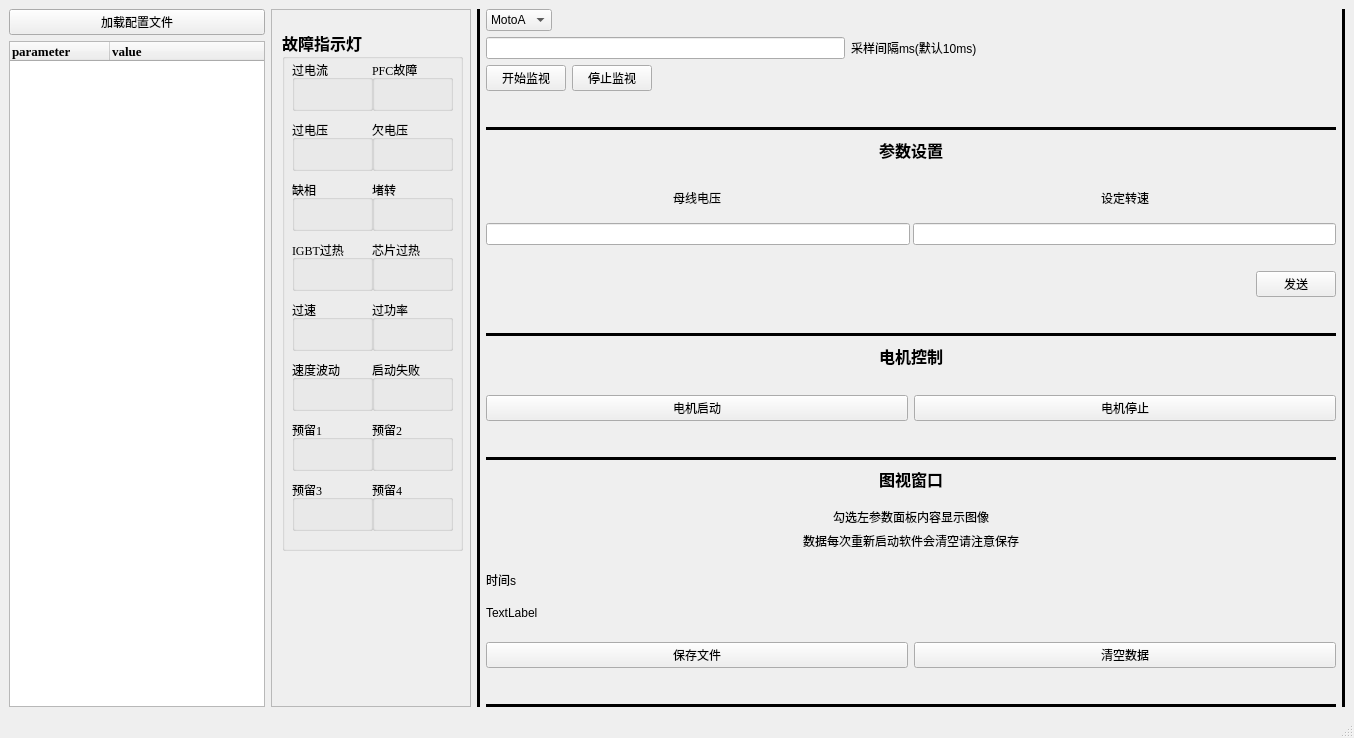
<?xml version="1.0" encoding="UTF-8"?>
<ui version="4.0">
 <class>MainWindow</class>
 <widget class="QMainWindow" name="MainWindow">
  <property name="windowModality">
   <enum>Qt::NonModal</enum>
  </property>
  <property name="geometry">
   <rect>
    <x>0</x>
    <y>0</y>
    <width>1354</width>
    <height>738</height>
   </rect>
  </property>
  <property name="sizePolicy">
   <sizepolicy hsizetype="Fixed" vsizetype="Expanding">
    <horstretch>0</horstretch>
    <verstretch>0</verstretch>
   </sizepolicy>
  </property>
  <property name="windowTitle">
   <string>Monitor</string>
  </property>
  <property name="animated">
   <bool>true</bool>
  </property>
  <property name="documentMode">
   <bool>false</bool>
  </property>
  <widget class="QWidget" name="centralwidget">
   <layout class="QHBoxLayout" name="horizontalLayout">
    <item>
     <layout class="QVBoxLayout" name="LayoutDatashow">
      <item>
       <widget class="QPushButton" name="PB_reloadfile">
        <property name="text">
         <string>加载配置文件</string>
        </property>
       </widget>
      </item>
      <item>
       <widget class="QTreeWidget" name="dataTable">
        <property name="sizePolicy">
         <sizepolicy hsizetype="Fixed" vsizetype="Expanding">
          <horstretch>0</horstretch>
          <verstretch>0</verstretch>
         </sizepolicy>
        </property>
        <property name="tabKeyNavigation">
         <bool>false</bool>
        </property>
        <property name="textElideMode">
         <enum>Qt::ElideLeft</enum>
        </property>
        <column>
         <property name="text">
          <string>parameter</string>
         </property>
         <property name="font">
          <font>
           <family>Times New Roman</family>
           <pointsize>10</pointsize>
           <weight>75</weight>
           <bold>true</bold>
          </font>
         </property>
        </column>
        <column>
         <property name="text">
          <string>value</string>
         </property>
         <property name="font">
          <font>
           <family>Times New Roman</family>
           <pointsize>10</pointsize>
           <weight>75</weight>
           <bold>true</bold>
          </font>
         </property>
        </column>
       </widget>
      </item>
     </layout>
    </item>
    <item>
     <widget class="QScrollArea" name="scrollArea">
      <property name="sizePolicy">
       <sizepolicy hsizetype="Fixed" vsizetype="Expanding">
        <horstretch>0</horstretch>
        <verstretch>0</verstretch>
       </sizepolicy>
      </property>
      <property name="minimumSize">
       <size>
        <width>200</width>
        <height>0</height>
       </size>
      </property>
      <property name="font">
       <font>
        <family>Times New Roman</family>
        <pointsize>9</pointsize>
        <weight>50</weight>
        <bold>false</bold>
       </font>
      </property>
      <property name="widgetResizable">
       <bool>true</bool>
      </property>
      <widget class="QWidget" name="scrollAreaWidgetContents_4">
       <property name="geometry">
        <rect>
         <x>0</x>
         <y>0</y>
         <width>198</width>
         <height>689</height>
        </rect>
       </property>
       <widget class="QGroupBox" name="groupBoxWarning">
        <property name="geometry">
         <rect>
          <x>10</x>
          <y>20</y>
          <width>181</width>
          <height>521</height>
         </rect>
        </property>
        <property name="font">
         <font>
          <family>Adobe Arabic</family>
          <pointsize>12</pointsize>
          <weight>75</weight>
          <bold>true</bold>
         </font>
        </property>
        <property name="title">
         <string>故障指示灯</string>
        </property>
        <property name="flat">
         <bool>false</bool>
        </property>
        <property name="checkable">
         <bool>false</bool>
        </property>
        <widget class="QGroupBox" name="groupBoxCurrentFan1">
         <property name="geometry">
          <rect>
           <x>10</x>
           <y>30</y>
           <width>81</width>
           <height>51</height>
          </rect>
         </property>
         <property name="font">
          <font>
           <family>Times New Roman</family>
           <pointsize>9</pointsize>
           <weight>50</weight>
           <bold>false</bold>
          </font>
         </property>
         <property name="title">
          <string>过电流</string>
         </property>
         <widget class="QLabel" name="labelStatusFan1">
          <property name="geometry">
           <rect>
            <x>10</x>
            <y>20</y>
            <width>21</width>
            <height>21</height>
           </rect>
          </property>
          <property name="font">
           <font>
            <pointsize>10</pointsize>
            <weight>50</weight>
            <bold>false</bold>
           </font>
          </property>
          <property name="frameShape">
           <enum>QFrame::NoFrame</enum>
          </property>
          <property name="text">
           <string/>
          </property>
          <property name="pixmap">
           <pixmap resource="recourses.qrc">:/icons/icons/green-led-on.png</pixmap>
          </property>
          <property name="scaledContents">
           <bool>true</bool>
          </property>
         </widget>
        </widget>
        <widget class="QGroupBox" name="groupBoxCurrentFan2">
         <property name="geometry">
          <rect>
           <x>10</x>
           <y>90</y>
           <width>81</width>
           <height>51</height>
          </rect>
         </property>
         <property name="font">
          <font>
           <family>Times New Roman</family>
           <pointsize>9</pointsize>
           <weight>50</weight>
           <bold>false</bold>
          </font>
         </property>
         <property name="title">
          <string>过电压</string>
         </property>
         <widget class="QLabel" name="labelStatusFan2">
          <property name="geometry">
           <rect>
            <x>10</x>
            <y>20</y>
            <width>21</width>
            <height>21</height>
           </rect>
          </property>
          <property name="font">
           <font>
            <pointsize>10</pointsize>
            <weight>50</weight>
            <bold>false</bold>
           </font>
          </property>
          <property name="frameShape">
           <enum>QFrame::NoFrame</enum>
          </property>
          <property name="text">
           <string/>
          </property>
          <property name="pixmap">
           <pixmap resource="recourses.qrc">:/icons/icons/green-led-on.png</pixmap>
          </property>
          <property name="scaledContents">
           <bool>true</bool>
          </property>
         </widget>
        </widget>
        <widget class="QGroupBox" name="groupBoxCurrentFan3">
         <property name="geometry">
          <rect>
           <x>10</x>
           <y>150</y>
           <width>81</width>
           <height>51</height>
          </rect>
         </property>
         <property name="font">
          <font>
           <family>Times New Roman</family>
           <pointsize>9</pointsize>
           <weight>50</weight>
           <bold>false</bold>
          </font>
         </property>
         <property name="title">
          <string>缺相</string>
         </property>
         <widget class="QLabel" name="labelStatusFan3">
          <property name="geometry">
           <rect>
            <x>10</x>
            <y>20</y>
            <width>21</width>
            <height>21</height>
           </rect>
          </property>
          <property name="font">
           <font>
            <pointsize>10</pointsize>
            <weight>50</weight>
            <bold>false</bold>
           </font>
          </property>
          <property name="frameShape">
           <enum>QFrame::NoFrame</enum>
          </property>
          <property name="text">
           <string/>
          </property>
          <property name="pixmap">
           <pixmap resource="recourses.qrc">:/icons/icons/green-led-on.png</pixmap>
          </property>
          <property name="scaledContents">
           <bool>true</bool>
          </property>
         </widget>
        </widget>
        <widget class="QGroupBox" name="groupBoxCurrentFan4">
         <property name="geometry">
          <rect>
           <x>10</x>
           <y>210</y>
           <width>81</width>
           <height>51</height>
          </rect>
         </property>
         <property name="font">
          <font>
           <family>Times New Roman</family>
           <pointsize>9</pointsize>
           <weight>50</weight>
           <bold>false</bold>
          </font>
         </property>
         <property name="title">
          <string>IGBT过热</string>
         </property>
         <widget class="QLabel" name="labelStatusFan4">
          <property name="geometry">
           <rect>
            <x>10</x>
            <y>20</y>
            <width>21</width>
            <height>21</height>
           </rect>
          </property>
          <property name="font">
           <font>
            <pointsize>10</pointsize>
            <weight>50</weight>
            <bold>false</bold>
           </font>
          </property>
          <property name="frameShape">
           <enum>QFrame::NoFrame</enum>
          </property>
          <property name="text">
           <string/>
          </property>
          <property name="pixmap">
           <pixmap resource="recourses.qrc">:/icons/icons/green-led-on.png</pixmap>
          </property>
          <property name="scaledContents">
           <bool>true</bool>
          </property>
         </widget>
        </widget>
        <widget class="QGroupBox" name="groupBoxCurrentFan5">
         <property name="geometry">
          <rect>
           <x>10</x>
           <y>270</y>
           <width>81</width>
           <height>51</height>
          </rect>
         </property>
         <property name="font">
          <font>
           <family>Times New Roman</family>
           <pointsize>9</pointsize>
           <weight>50</weight>
           <bold>false</bold>
          </font>
         </property>
         <property name="title">
          <string>过速</string>
         </property>
         <widget class="QLabel" name="labelStatusFan5">
          <property name="geometry">
           <rect>
            <x>10</x>
            <y>20</y>
            <width>21</width>
            <height>21</height>
           </rect>
          </property>
          <property name="font">
           <font>
            <pointsize>10</pointsize>
            <weight>50</weight>
            <bold>false</bold>
           </font>
          </property>
          <property name="frameShape">
           <enum>QFrame::NoFrame</enum>
          </property>
          <property name="text">
           <string/>
          </property>
          <property name="pixmap">
           <pixmap resource="recourses.qrc">:/icons/icons/green-led-on.png</pixmap>
          </property>
          <property name="scaledContents">
           <bool>true</bool>
          </property>
         </widget>
        </widget>
        <widget class="QGroupBox" name="groupBoxCurrentFan6">
         <property name="geometry">
          <rect>
           <x>10</x>
           <y>330</y>
           <width>81</width>
           <height>51</height>
          </rect>
         </property>
         <property name="font">
          <font>
           <family>Times New Roman</family>
           <pointsize>9</pointsize>
           <weight>50</weight>
           <bold>false</bold>
          </font>
         </property>
         <property name="title">
          <string>速度波动</string>
         </property>
         <widget class="QLabel" name="labelStatusFan6">
          <property name="geometry">
           <rect>
            <x>10</x>
            <y>20</y>
            <width>21</width>
            <height>21</height>
           </rect>
          </property>
          <property name="font">
           <font>
            <pointsize>10</pointsize>
            <weight>50</weight>
            <bold>false</bold>
           </font>
          </property>
          <property name="frameShape">
           <enum>QFrame::NoFrame</enum>
          </property>
          <property name="text">
           <string/>
          </property>
          <property name="pixmap">
           <pixmap resource="recourses.qrc">:/icons/icons/green-led-on.png</pixmap>
          </property>
          <property name="scaledContents">
           <bool>true</bool>
          </property>
         </widget>
        </widget>
        <widget class="QGroupBox" name="groupBoxCurrentFan9">
         <property name="geometry">
          <rect>
           <x>90</x>
           <y>150</y>
           <width>81</width>
           <height>51</height>
          </rect>
         </property>
         <property name="font">
          <font>
           <family>Times New Roman</family>
           <pointsize>9</pointsize>
           <weight>50</weight>
           <bold>false</bold>
          </font>
         </property>
         <property name="title">
          <string>堵转</string>
         </property>
         <widget class="QLabel" name="labelStatusFan9">
          <property name="geometry">
           <rect>
            <x>10</x>
            <y>20</y>
            <width>21</width>
            <height>21</height>
           </rect>
          </property>
          <property name="font">
           <font>
            <pointsize>10</pointsize>
            <weight>50</weight>
            <bold>false</bold>
           </font>
          </property>
          <property name="frameShape">
           <enum>QFrame::NoFrame</enum>
          </property>
          <property name="text">
           <string/>
          </property>
          <property name="pixmap">
           <pixmap resource="recourses.qrc">:/icons/icons/green-led-on.png</pixmap>
          </property>
          <property name="scaledContents">
           <bool>true</bool>
          </property>
         </widget>
        </widget>
        <widget class="QGroupBox" name="groupBoxCurrentFan8">
         <property name="geometry">
          <rect>
           <x>90</x>
           <y>90</y>
           <width>81</width>
           <height>51</height>
          </rect>
         </property>
         <property name="font">
          <font>
           <family>Times New Roman</family>
           <pointsize>9</pointsize>
           <weight>50</weight>
           <bold>false</bold>
          </font>
         </property>
         <property name="title">
          <string>欠电压</string>
         </property>
         <widget class="QLabel" name="labelStatusFan8">
          <property name="geometry">
           <rect>
            <x>10</x>
            <y>20</y>
            <width>21</width>
            <height>21</height>
           </rect>
          </property>
          <property name="font">
           <font>
            <pointsize>10</pointsize>
            <weight>50</weight>
            <bold>false</bold>
           </font>
          </property>
          <property name="frameShape">
           <enum>QFrame::NoFrame</enum>
          </property>
          <property name="text">
           <string/>
          </property>
          <property name="pixmap">
           <pixmap resource="recourses.qrc">:/icons/icons/green-led-on.png</pixmap>
          </property>
          <property name="scaledContents">
           <bool>true</bool>
          </property>
         </widget>
        </widget>
        <widget class="QGroupBox" name="groupBoxCurrentFan11">
         <property name="geometry">
          <rect>
           <x>90</x>
           <y>270</y>
           <width>81</width>
           <height>51</height>
          </rect>
         </property>
         <property name="font">
          <font>
           <family>Times New Roman</family>
           <pointsize>9</pointsize>
           <weight>50</weight>
           <bold>false</bold>
          </font>
         </property>
         <property name="title">
          <string>过功率</string>
         </property>
         <widget class="QLabel" name="labelStatusFan11">
          <property name="geometry">
           <rect>
            <x>10</x>
            <y>20</y>
            <width>21</width>
            <height>21</height>
           </rect>
          </property>
          <property name="font">
           <font>
            <pointsize>10</pointsize>
            <weight>50</weight>
            <bold>false</bold>
           </font>
          </property>
          <property name="frameShape">
           <enum>QFrame::NoFrame</enum>
          </property>
          <property name="text">
           <string/>
          </property>
          <property name="pixmap">
           <pixmap resource="recourses.qrc">:/icons/icons/green-led-on.png</pixmap>
          </property>
          <property name="scaledContents">
           <bool>true</bool>
          </property>
         </widget>
        </widget>
        <widget class="QGroupBox" name="groupBoxCurrentFan7">
         <property name="geometry">
          <rect>
           <x>90</x>
           <y>30</y>
           <width>81</width>
           <height>51</height>
          </rect>
         </property>
         <property name="font">
          <font>
           <family>Times New Roman</family>
           <pointsize>9</pointsize>
           <weight>50</weight>
           <bold>false</bold>
          </font>
         </property>
         <property name="title">
          <string>PFC故障</string>
         </property>
         <widget class="QLabel" name="labelStatusFan7">
          <property name="geometry">
           <rect>
            <x>10</x>
            <y>20</y>
            <width>21</width>
            <height>21</height>
           </rect>
          </property>
          <property name="font">
           <font>
            <pointsize>10</pointsize>
            <weight>50</weight>
            <bold>false</bold>
           </font>
          </property>
          <property name="frameShape">
           <enum>QFrame::NoFrame</enum>
          </property>
          <property name="text">
           <string/>
          </property>
          <property name="pixmap">
           <pixmap resource="recourses.qrc">:/icons/icons/green-led-on.png</pixmap>
          </property>
          <property name="scaledContents">
           <bool>true</bool>
          </property>
         </widget>
        </widget>
        <widget class="QGroupBox" name="groupBoxCurrentFan12">
         <property name="geometry">
          <rect>
           <x>90</x>
           <y>330</y>
           <width>81</width>
           <height>51</height>
          </rect>
         </property>
         <property name="font">
          <font>
           <family>Times New Roman</family>
           <pointsize>9</pointsize>
           <weight>50</weight>
           <bold>false</bold>
          </font>
         </property>
         <property name="title">
          <string>启动失败</string>
         </property>
         <widget class="QLabel" name="labelStatusFan12">
          <property name="geometry">
           <rect>
            <x>10</x>
            <y>20</y>
            <width>21</width>
            <height>21</height>
           </rect>
          </property>
          <property name="font">
           <font>
            <pointsize>10</pointsize>
            <weight>50</weight>
            <bold>false</bold>
           </font>
          </property>
          <property name="frameShape">
           <enum>QFrame::NoFrame</enum>
          </property>
          <property name="text">
           <string/>
          </property>
          <property name="pixmap">
           <pixmap resource="recourses.qrc">:/icons/icons/green-led-on.png</pixmap>
          </property>
          <property name="scaledContents">
           <bool>true</bool>
          </property>
         </widget>
        </widget>
        <widget class="QGroupBox" name="groupBoxCurrentFan10">
         <property name="geometry">
          <rect>
           <x>90</x>
           <y>210</y>
           <width>81</width>
           <height>51</height>
          </rect>
         </property>
         <property name="font">
          <font>
           <family>Times New Roman</family>
           <pointsize>9</pointsize>
           <weight>50</weight>
           <bold>false</bold>
          </font>
         </property>
         <property name="title">
          <string>芯片过热</string>
         </property>
         <widget class="QLabel" name="labelStatusFan10">
          <property name="geometry">
           <rect>
            <x>10</x>
            <y>20</y>
            <width>21</width>
            <height>21</height>
           </rect>
          </property>
          <property name="font">
           <font>
            <pointsize>10</pointsize>
            <weight>50</weight>
            <bold>false</bold>
           </font>
          </property>
          <property name="frameShape">
           <enum>QFrame::NoFrame</enum>
          </property>
          <property name="text">
           <string/>
          </property>
          <property name="pixmap">
           <pixmap resource="recourses.qrc">:/icons/icons/green-led-on.png</pixmap>
          </property>
          <property name="scaledContents">
           <bool>true</bool>
          </property>
         </widget>
        </widget>
        <widget class="QGroupBox" name="groupBoxCurrentFan15">
         <property name="geometry">
          <rect>
           <x>10</x>
           <y>450</y>
           <width>81</width>
           <height>51</height>
          </rect>
         </property>
         <property name="font">
          <font>
           <family>Times New Roman</family>
           <pointsize>9</pointsize>
           <weight>50</weight>
           <bold>false</bold>
          </font>
         </property>
         <property name="title">
          <string>预留3</string>
         </property>
         <widget class="QLabel" name="labelStatusFan15">
          <property name="geometry">
           <rect>
            <x>10</x>
            <y>20</y>
            <width>21</width>
            <height>21</height>
           </rect>
          </property>
          <property name="font">
           <font>
            <pointsize>10</pointsize>
            <weight>50</weight>
            <bold>false</bold>
           </font>
          </property>
          <property name="frameShape">
           <enum>QFrame::NoFrame</enum>
          </property>
          <property name="text">
           <string/>
          </property>
          <property name="pixmap">
           <pixmap resource="recourses.qrc">:/icons/icons/green-led-on.png</pixmap>
          </property>
          <property name="scaledContents">
           <bool>true</bool>
          </property>
         </widget>
        </widget>
        <widget class="QGroupBox" name="groupBoxCurrentFan14">
         <property name="geometry">
          <rect>
           <x>90</x>
           <y>390</y>
           <width>81</width>
           <height>51</height>
          </rect>
         </property>
         <property name="font">
          <font>
           <family>Times New Roman</family>
           <pointsize>9</pointsize>
           <weight>50</weight>
           <bold>false</bold>
          </font>
         </property>
         <property name="title">
          <string>预留2</string>
         </property>
         <widget class="QLabel" name="labelStatusFan14">
          <property name="geometry">
           <rect>
            <x>10</x>
            <y>20</y>
            <width>21</width>
            <height>21</height>
           </rect>
          </property>
          <property name="font">
           <font>
            <pointsize>10</pointsize>
            <weight>50</weight>
            <bold>false</bold>
           </font>
          </property>
          <property name="frameShape">
           <enum>QFrame::NoFrame</enum>
          </property>
          <property name="text">
           <string/>
          </property>
          <property name="pixmap">
           <pixmap resource="recourses.qrc">:/icons/icons/green-led-on.png</pixmap>
          </property>
          <property name="scaledContents">
           <bool>true</bool>
          </property>
         </widget>
        </widget>
        <widget class="QGroupBox" name="groupBoxCurrentFan13">
         <property name="geometry">
          <rect>
           <x>10</x>
           <y>390</y>
           <width>81</width>
           <height>51</height>
          </rect>
         </property>
         <property name="font">
          <font>
           <family>Times New Roman</family>
           <pointsize>9</pointsize>
           <weight>50</weight>
           <bold>false</bold>
          </font>
         </property>
         <property name="title">
          <string>预留1</string>
         </property>
         <widget class="QLabel" name="labelStatusFan13">
          <property name="geometry">
           <rect>
            <x>10</x>
            <y>20</y>
            <width>21</width>
            <height>21</height>
           </rect>
          </property>
          <property name="font">
           <font>
            <pointsize>10</pointsize>
            <weight>50</weight>
            <bold>false</bold>
           </font>
          </property>
          <property name="frameShape">
           <enum>QFrame::NoFrame</enum>
          </property>
          <property name="text">
           <string/>
          </property>
          <property name="pixmap">
           <pixmap resource="recourses.qrc">:/icons/icons/green-led-on.png</pixmap>
          </property>
          <property name="scaledContents">
           <bool>true</bool>
          </property>
         </widget>
        </widget>
        <widget class="QGroupBox" name="groupBoxCurrentFan16">
         <property name="geometry">
          <rect>
           <x>90</x>
           <y>450</y>
           <width>81</width>
           <height>51</height>
          </rect>
         </property>
         <property name="font">
          <font>
           <family>Times New Roman</family>
           <pointsize>9</pointsize>
           <weight>50</weight>
           <bold>false</bold>
          </font>
         </property>
         <property name="title">
          <string>预留4</string>
         </property>
         <widget class="QLabel" name="labelStatusFan16">
          <property name="geometry">
           <rect>
            <x>10</x>
            <y>20</y>
            <width>21</width>
            <height>21</height>
           </rect>
          </property>
          <property name="font">
           <font>
            <pointsize>10</pointsize>
            <weight>50</weight>
            <bold>false</bold>
           </font>
          </property>
          <property name="frameShape">
           <enum>QFrame::NoFrame</enum>
          </property>
          <property name="text">
           <string/>
          </property>
          <property name="pixmap">
           <pixmap resource="recourses.qrc">:/icons/icons/green-led-on.png</pixmap>
          </property>
          <property name="scaledContents">
           <bool>true</bool>
          </property>
         </widget>
        </widget>
       </widget>
      </widget>
     </widget>
    </item>
    <item>
     <widget class="Line" name="line_5">
      <property name="styleSheet">
       <string notr="true">background-color: black</string>
      </property>
      <property name="orientation">
       <enum>Qt::Vertical</enum>
      </property>
     </widget>
    </item>
    <item>
     <layout class="QVBoxLayout" name="Layout_right">
      <property name="sizeConstraint">
       <enum>QLayout::SetDefaultConstraint</enum>
      </property>
      <property name="bottomMargin">
       <number>0</number>
      </property>
      <item>
       <layout class="QVBoxLayout" name="Layout_spy">
        <property name="bottomMargin">
         <number>30</number>
        </property>
        <item>
         <layout class="QHBoxLayout" name="Layout_spy_com">
          <item>
           <widget class="QComboBox" name="comboBox_moto">
            <item>
             <property name="text">
              <string>MotoA</string>
             </property>
            </item>
            <item>
             <property name="text">
              <string>MotoB</string>
             </property>
            </item>
            <item>
             <property name="text">
              <string>MotoC</string>
             </property>
            </item>
            <item>
             <property name="text">
              <string>MotoD</string>
             </property>
            </item>
           </widget>
          </item>
          <item>
           <spacer name="horizontalSpacer">
            <property name="orientation">
             <enum>Qt::Horizontal</enum>
            </property>
            <property name="sizeHint" stdset="0">
             <size>
              <width>40</width>
              <height>20</height>
             </size>
            </property>
           </spacer>
          </item>
         </layout>
        </item>
        <item>
         <layout class="QHBoxLayout" name="Layout_datapick">
          <item>
           <widget class="QLineEdit" name="lineEdit"/>
          </item>
          <item>
           <widget class="QLabel" name="label_5">
            <property name="text">
             <string>采样间隔ms(默认10ms)</string>
            </property>
           </widget>
          </item>
          <item>
           <spacer name="horizontalSpacer_3">
            <property name="orientation">
             <enum>Qt::Horizontal</enum>
            </property>
            <property name="sizeHint" stdset="0">
             <size>
              <width>40</width>
              <height>20</height>
             </size>
            </property>
           </spacer>
          </item>
         </layout>
        </item>
        <item>
         <layout class="QHBoxLayout" name="Layout_spy_button">
          <item>
           <widget class="QPushButton" name="PB_start">
            <property name="text">
             <string>开始监视</string>
            </property>
           </widget>
          </item>
          <item>
           <widget class="QPushButton" name="PB_stop">
            <property name="text">
             <string>停止监视</string>
            </property>
           </widget>
          </item>
          <item>
           <spacer name="horizontalSpacer_2">
            <property name="orientation">
             <enum>Qt::Horizontal</enum>
            </property>
            <property name="sizeHint" stdset="0">
             <size>
              <width>40</width>
              <height>20</height>
             </size>
            </property>
           </spacer>
          </item>
         </layout>
        </item>
       </layout>
      </item>
      <item>
       <widget class="Line" name="line">
        <property name="styleSheet">
         <string notr="true">background-color:black;</string>
        </property>
        <property name="orientation">
         <enum>Qt::Horizontal</enum>
        </property>
       </widget>
      </item>
      <item alignment="Qt::AlignHCenter">
       <widget class="QLabel" name="label_set">
        <property name="font">
         <font>
          <family>Adobe Arabic</family>
          <pointsize>12</pointsize>
          <weight>75</weight>
          <bold>true</bold>
         </font>
        </property>
        <property name="text">
         <string>参数设置</string>
        </property>
       </widget>
      </item>
      <item>
       <layout class="QHBoxLayout" name="horizontalLayout_3">
        <property name="leftMargin">
         <number>0</number>
        </property>
        <property name="topMargin">
         <number>20</number>
        </property>
        <property name="bottomMargin">
         <number>10</number>
        </property>
        <item alignment="Qt::AlignHCenter">
         <widget class="QLabel" name="label">
          <property name="text">
           <string>母线电压</string>
          </property>
         </widget>
        </item>
        <item alignment="Qt::AlignHCenter">
         <widget class="QLabel" name="label_2">
          <property name="text">
           <string>设定转速</string>
          </property>
         </widget>
        </item>
       </layout>
      </item>
      <item>
       <layout class="QHBoxLayout" name="horizontalLayout_2">
        <property name="spacing">
         <number>3</number>
        </property>
        <item>
         <widget class="QLineEdit" name="lineEdit_set1"/>
        </item>
        <item>
         <widget class="QLineEdit" name="lineEdit_set2"/>
        </item>
       </layout>
      </item>
      <item>
       <layout class="QHBoxLayout" name="horizontalLayout_4">
        <property name="topMargin">
         <number>20</number>
        </property>
        <property name="bottomMargin">
         <number>30</number>
        </property>
        <item>
         <spacer name="horizontalSpacer_4">
          <property name="orientation">
           <enum>Qt::Horizontal</enum>
          </property>
          <property name="sizeHint" stdset="0">
           <size>
            <width>40</width>
            <height>20</height>
           </size>
          </property>
         </spacer>
        </item>
        <item>
         <widget class="QPushButton" name="PB_setdata">
          <property name="text">
           <string>发送</string>
          </property>
         </widget>
        </item>
       </layout>
      </item>
      <item>
       <widget class="Line" name="line_2">
        <property name="styleSheet">
         <string notr="true">background-color:black;</string>
        </property>
        <property name="orientation">
         <enum>Qt::Horizontal</enum>
        </property>
       </widget>
      </item>
      <item alignment="Qt::AlignHCenter">
       <widget class="QLabel" name="label_motoctrl">
        <property name="font">
         <font>
          <family>Adobe Arabic</family>
          <pointsize>12</pointsize>
          <weight>75</weight>
          <bold>true</bold>
         </font>
        </property>
        <property name="text">
         <string>电机控制</string>
        </property>
       </widget>
      </item>
      <item>
       <layout class="QHBoxLayout" name="Layout_set">
        <property name="topMargin">
         <number>20</number>
        </property>
        <property name="bottomMargin">
         <number>30</number>
        </property>
        <item>
         <widget class="QPushButton" name="PB_motostart">
          <property name="text">
           <string>电机启动</string>
          </property>
         </widget>
        </item>
        <item>
         <widget class="QPushButton" name="PB_motostop">
          <property name="text">
           <string>电机停止</string>
          </property>
         </widget>
        </item>
       </layout>
      </item>
      <item>
       <widget class="Line" name="line_3">
        <property name="styleSheet">
         <string notr="true">background-color:black;</string>
        </property>
        <property name="orientation">
         <enum>Qt::Horizontal</enum>
        </property>
       </widget>
      </item>
      <item alignment="Qt::AlignHCenter">
       <widget class="QLabel" name="label_graph">
        <property name="font">
         <font>
          <family>Adobe Arabic</family>
          <pointsize>12</pointsize>
          <weight>75</weight>
          <bold>true</bold>
         </font>
        </property>
        <property name="text">
         <string>图视窗口</string>
        </property>
       </widget>
      </item>
      <item>
       <layout class="QVBoxLayout" name="Layout_graphcheckbox">
        <property name="topMargin">
         <number>10</number>
        </property>
        <property name="bottomMargin">
         <number>10</number>
        </property>
        <item alignment="Qt::AlignHCenter">
         <widget class="QLabel" name="label_3">
          <property name="text">
           <string>勾选左参数面板内容显示图像</string>
          </property>
         </widget>
        </item>
        <item alignment="Qt::AlignHCenter">
         <widget class="QLabel" name="label_4">
          <property name="text">
           <string>数据每次重新启动软件会清空请注意保存</string>
          </property>
         </widget>
        </item>
       </layout>
      </item>
      <item>
       <widget class="QLabel" name="label_6">
        <property name="text">
         <string>时间s</string>
        </property>
       </widget>
      </item>
      <item>
       <widget class="QLabel" name="label_time">
        <property name="text">
         <string>TextLabel</string>
        </property>
       </widget>
      </item>
      <item>
       <layout class="QHBoxLayout" name="Layout_graph">
        <property name="topMargin">
         <number>10</number>
        </property>
        <property name="bottomMargin">
         <number>30</number>
        </property>
        <item>
         <widget class="QPushButton" name="PB_savefile">
          <property name="text">
           <string>保存文件</string>
          </property>
         </widget>
        </item>
        <item>
         <widget class="QPushButton" name="PB_cleargraph">
          <property name="text">
           <string>清空数据</string>
          </property>
         </widget>
        </item>
       </layout>
      </item>
      <item>
       <widget class="Line" name="line_6">
        <property name="styleSheet">
         <string notr="true">background-color:black;</string>
        </property>
        <property name="orientation">
         <enum>Qt::Horizontal</enum>
        </property>
       </widget>
      </item>
     </layout>
    </item>
    <item>
     <widget class="Line" name="line_4">
      <property name="styleSheet">
       <string notr="true">background-color: black</string>
      </property>
      <property name="orientation">
       <enum>Qt::Vertical</enum>
      </property>
     </widget>
    </item>
    <item>
     <layout class="QVBoxLayout" name="Layout_graph_2"/>
    </item>
   </layout>
  </widget>
  <widget class="QStatusBar" name="statusbar"/>
 </widget>
 <resources>
  <include location="recourses.qrc"/>
 </resources>
 <connections/>
</ui>
